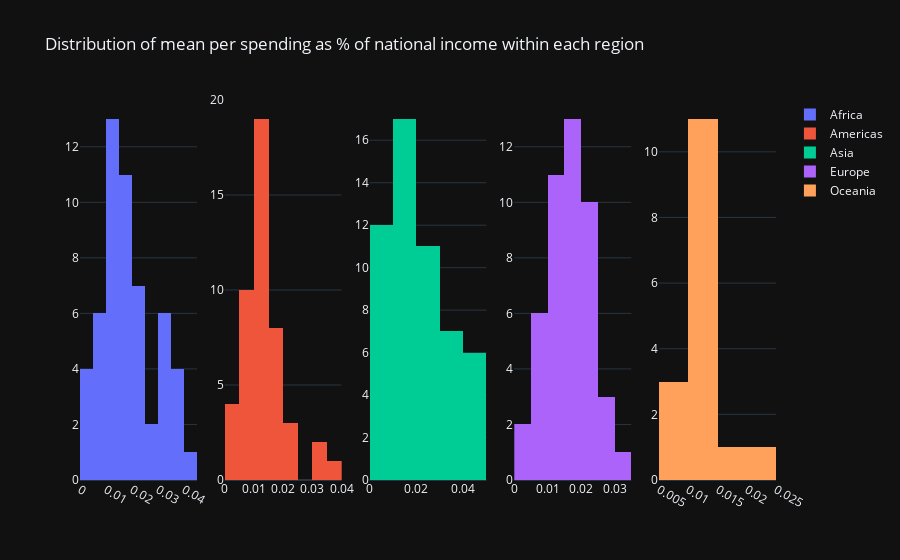

The notebook cell this image was saved under:
### Code cell
df_after_1980_pct = defense[defense['year'] >= 1980][['country', 'countryname', 'region', 'subregion', 'value_pct_national_income']].copy()
df_after_1980_pct = manage_outliers(df_after_1980_pct, 'value_pct_national_income', remove=False)

mean_list = []

for region, region_data in df_after_1980_pct.groupby('region'):
    for country, country_data in region_data.groupby('country'):
        mean_value = country_data['value_pct_national_income'].mean()
        mean_list.append(
            {
                'country': country,
                'region': region,
                'subregion': country_data['subregion'].unique()[0],
                'mean_value': mean_value
            }
        )
        

df = pd.DataFrame(mean_list)

fig = make_subplots(
    rows=1,
    cols=defense['region'].nunique()
)

for i, (region, data) in enumerate(df.groupby('region')):
    fig.add_trace(
        go.Histogram(
            x=data['mean_value'],
            name=region
        ),
        row=1,
        col=i+1
    )

fig.update_layout(
    title='Distribution of mean per spending as % of national income within each region'
)

fig.show()

### Figure 1 — Plotly figure (JSON) as saved in the notebook; plotly's stock layout.template omitted (floating-point values rounded to 4 significant figures)
{"data": [{"name": "Africa", "type": "histogram", "x": [0.03869, 0.004249, 0.04055, 0.01678, 0.03629, 0.00797, 0.02453, 0.02023, 0.0106, 0.01527, 0.007174, 0.03002, 0.03921, 0.03146, 0.01244, 0.0217, 0.02574, 0.002875, 0.01142, 0.01878, 0.005256, 0.01617, 0.008945, 0.01741, 0.01315, 0.02185, 0.01297, 0.0333, 0.01081, 0.01897, 0.01401, 0.001644, 0.01232, 0.01009, 0.03183, 0.01605, 0.00999, 0.02252, 0.02248, 0.03505, 0.01241, 0.02372, 0.03461, 0.01573, 0.03274, 0.01369, 0.01604, 0.01664, 0.01571, 0.01275, 0.008302, 0.01242, 0.02618, 0.00203], "xaxis": "x", "yaxis": "y"}, {"name": "Americas", "type": "histogram", "x": [0.01306, 0.01277, 0.009051, 0.01205, 0.006864, 0.01626, 0.0154, 0.02172, 0.01739, 0.0118, 0.01567, 0.01414, 0.02129, 0.01166, 0.00285, 0.005844, 0.01281, 0.0116, 0.005852, 0.03481, 0.01295, 0.03145, 0.001801, 0.01112, 0.0114, 0.001398, 0.007091, 0.01187, 0.01139, 0.01285, 0.01233, 0.006955, 0.0186, 0.002596, 0.02089, 0.01652, 0.006004, 0.00605, 0.01117, 0.01044, 0.01199, 0.008698, 0.03855, 0.01829, 0.01244, 0.01739, 0.00903], "xaxis": "x2", "yaxis": "y2"}, {"name": "Asia", "type": "histogram", "x": [0.04094, 0.02094, 0.03724, 0.03017, 0.01391, 0.04001, 0.002533, 0.004538, 0.009659, 0.0122, 0.01789, 0.001919, 0.004448, 0.04068, 0.01862, 0.01383, 0.02861, 0.04094, 0.01015, 0.03082, 0.029, 0.01039, 0.01549, 0.004264, 0.01014, 0.02527, 0.02837, 0.01997, 0.03721, 0.02219, 0.01076, 0.03386, 0.02477, 0.008656, 0.04094, 0.01355, 0.02683, 0.002245, 0.02969, 0.02224, 0.04003, 0.03046, 0.001111, 0.01348, 0.01519, 0.01361, 0.02191, 0.01508, 0.00428, 0.01576, 0.003365, 0.002231, 0.0318], "xaxis": "x3", "yaxis": "y3"}, {"name": "Europe", "type": "histogram", "x": [0.0167, 0.01254, 0.009516, 0.033, 0.01419, 0.01963, 0.01345, 0.02188, 0.01653, 0.01308, 0.01664, 0.0188, 0.01037, 0.01865, 0.02259, 0.02405, 0.008921, 0.01711, 0.0216, 0.01832, 0.01319, 0.009358, 0.01113, 0.004849, 0.01293, 0.01156, 0.00806, 0.01331, 0.01647, 0.004149, 0.01565, 0.02582, 0.006566, 0.02208, 0.02525, 0.009885, 0.01818, 0.02437, 0.02235, 0.01636, 0.0253, 0.0237, 0.02387, 0.01366, 0.01753, 0.02311], "xaxis": "x4", "yaxis": "y4"}, {"name": "Oceania", "type": "histogram", "x": [0.02259, 0.01909, 0.01291, 0.008443, 0.01083, 0.01282, 0.01217, 0.01174, 0.01277, 0.008683, 0.01478, 0.01371, 0.01197, 0.007841, 0.01413, 0.01299], "xaxis": "x5", "yaxis": "y5"}], "layout": {"title": {"text": "Distribution of mean per spending as % of national income within each region"}, "xaxis": {"anchor": "y", "domain": [0, 0.168]}, "xaxis2": {"anchor": "y2", "domain": [0.208, 0.376]}, "xaxis3": {"anchor": "y3", "domain": [0.416, 0.584]}, "xaxis4": {"anchor": "y4", "domain": [0.624, 0.792]}, "xaxis5": {"anchor": "y5", "domain": [0.832, 1]}, "yaxis": {"anchor": "x", "domain": [0, 1]}, "yaxis2": {"anchor": "x2", "domain": [0, 1]}, "yaxis3": {"anchor": "x3", "domain": [0, 1]}, "yaxis4": {"anchor": "x4", "domain": [0, 1]}, "yaxis5": {"anchor": "x5", "domain": [0, 1]}}}
